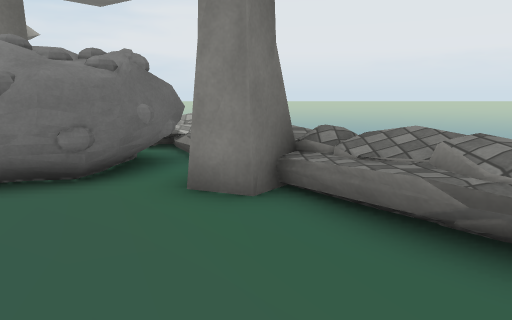
View 1 (above)

24 first-person views from a walk through a 3-D level made in the Unity game engine. The camera is 1.3 m above the floor, tilts 10° down and sees 70° across. The floor is counted in squares, 1 m on a side. Each view is taken from the middle of a square. On the plan, view 1 faces up. The plan holds only what a view shows up to about 15 squares ahead; the rest is blank. The place goes on beyond the plan. The player is left out. Some surface patterns are stand-ins.

View 2
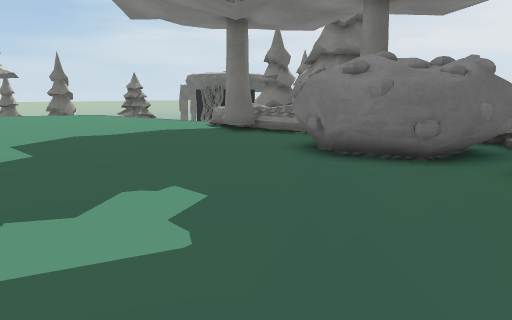

View 3
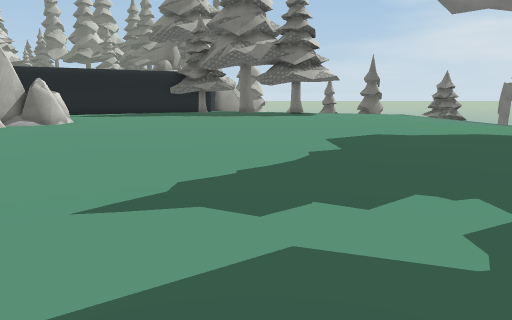

View 4
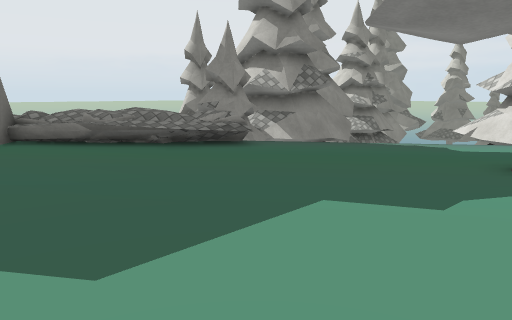

View 5
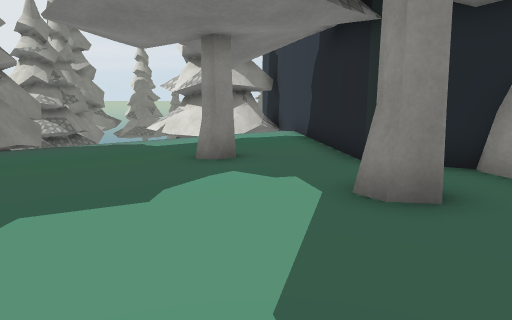

View 6
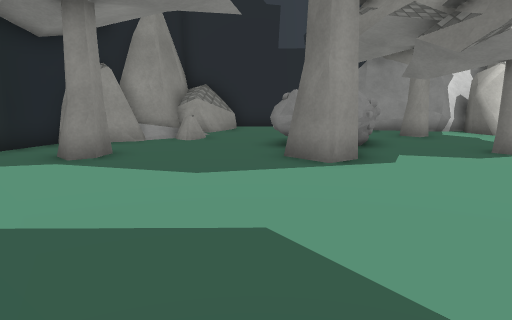

View 7
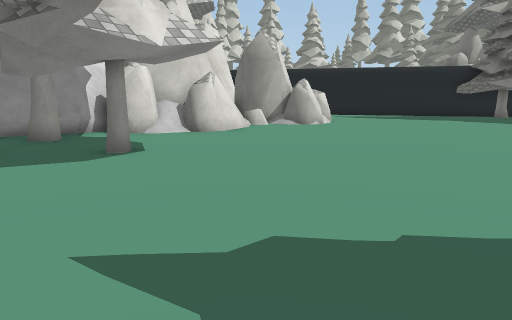

View 8
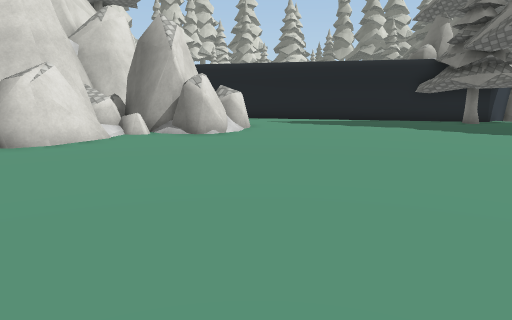

View 9
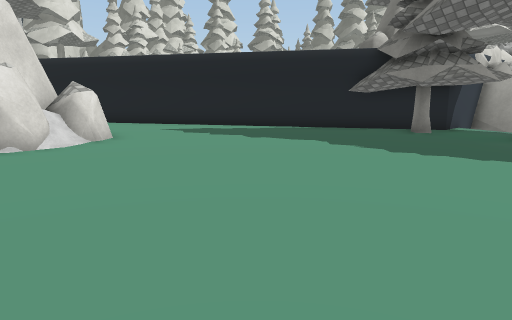

View 10
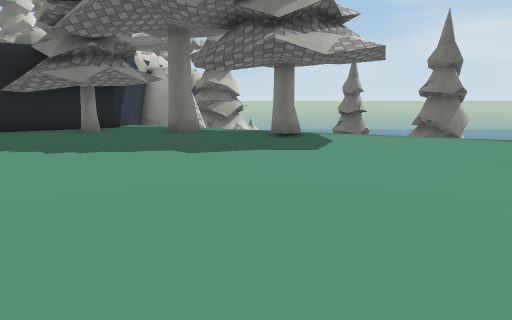

View 11
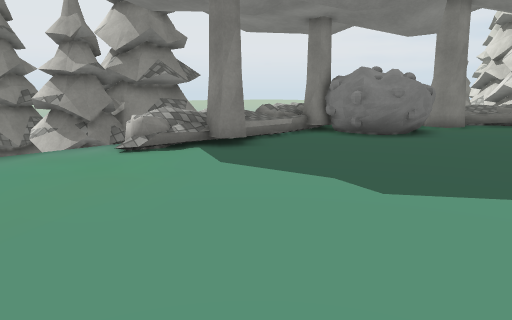

View 12
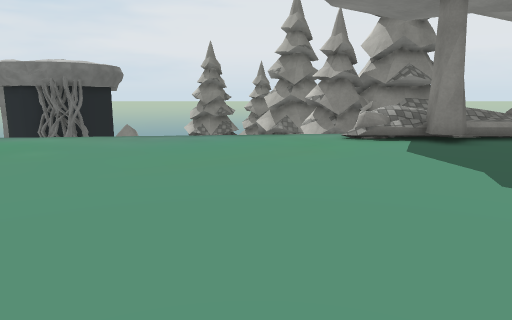

View 13
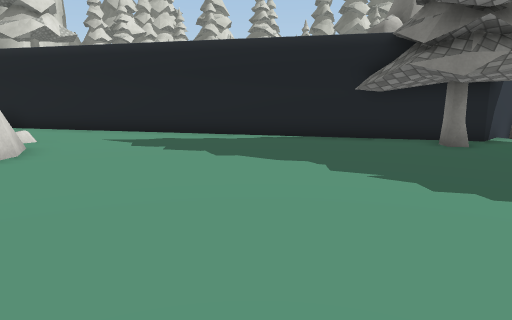

View 14
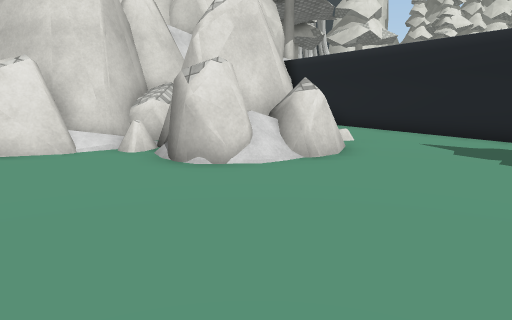

View 15
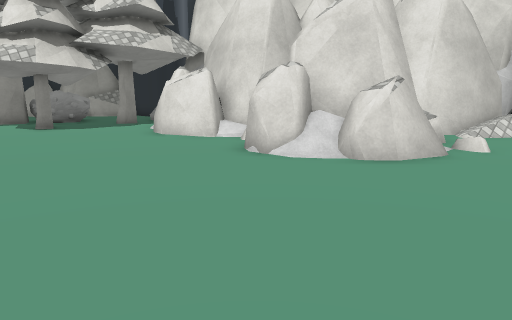

View 16
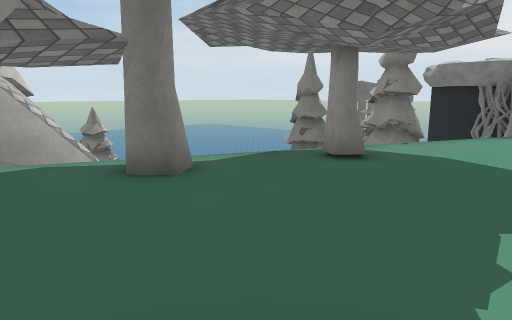

View 17
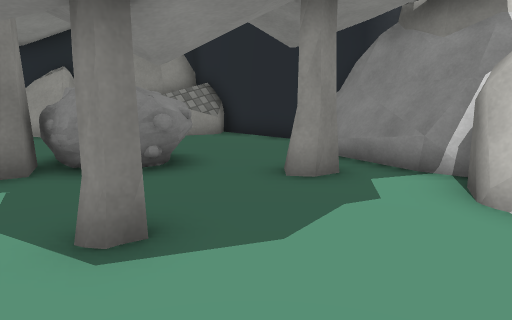

View 18
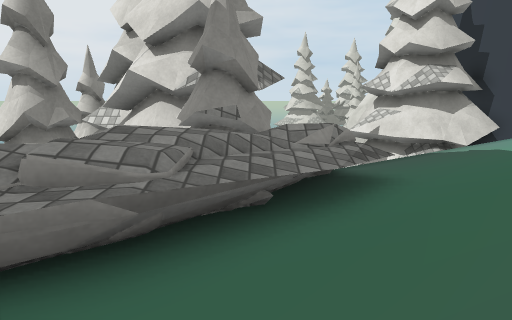

View 19
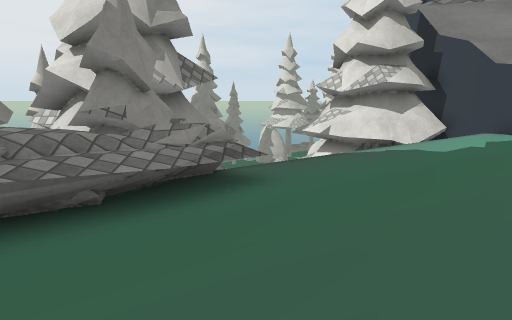

View 20
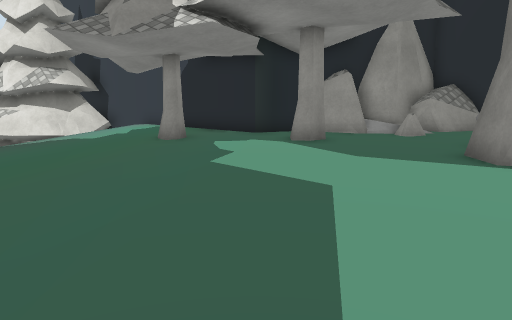

View 21
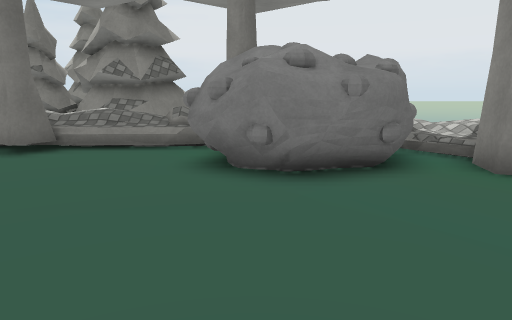

View 22
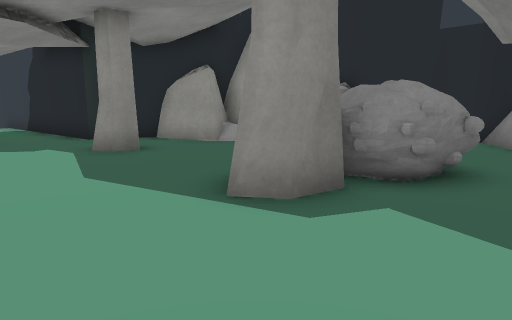

View 23
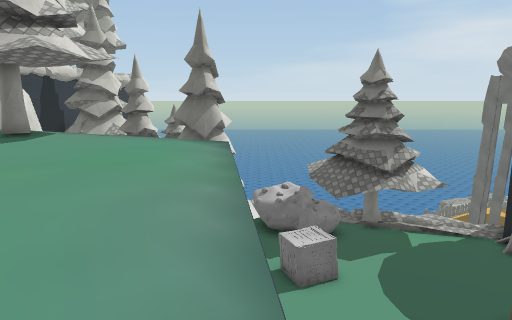

View 24
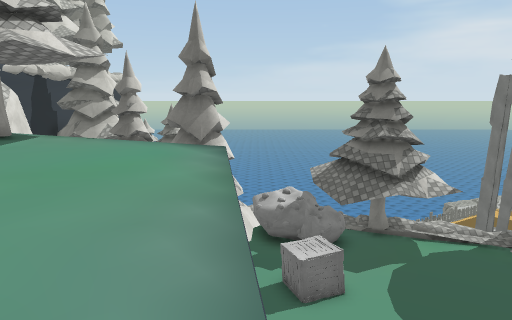

### Floor plan
Key: @ floor where view 1 was taken; # wall or solid block; . main floor; : floor 0.5 m higher than the main floor; - floor 0.5 m lower than the main floor; + floor 0.75 m higher than the main floor; / step, stairs or slope; = window, fence, low wall or low ledge; ^ raised ledge; v drop or lower ground; O other object.
Columns run from 32 left of view 1 to 14 right of it. Each row starts with its distance up from view 1.
 12    vvvvv          OOOOOOO
 11      vvv           OO O
 10   vvvvvv           v      ++ +:
  9   vvvvv   vvvvvv...v//////OO :.::        O
  8   v-v  ............./OO///OO OO::       OO   OO
  7   ##  v..............OO...OOOOO.::      OOO OOO
  6   v#v ....................OOOOOOO/       OO  O
  5  vv  v....................OOOO.OO//     OO
  4  ##  ............................///    OO
  3  vv v.............................///OO OOOO
  2     v.............................///vOOOOOOO
  1    v.#.............................//+    OO
  0    v............................@...//v
 -1    ....................................v
 -2 v v.....................................
 -3 v .#....................................v     O
 -4 vv.......................................v    O
 -5  v........................................   OO
 -6 #####.................................O....  OO
 -7   ##  .....................................v OO
 -8    #  ........................O.............vv#
 -9    ##....................O...OO...OO.########
-10     #....................O..OOO......#
-11     ##........=#............OOOO....##
-12      ##......####..###......OO ..=###
-13       #.....#####O=#####..O......=###
-14       ##....##  #.##  ##=........^##
-15        #.....#  #^#    ####=....=^#
-16        ##....#  #^#      ####...^^#
-17         #....#   ^#        #######
-18         ##...#
-19          ##.O#
-20           # O#
-21           ##v#
-22              #
-23             ##

Where each view was taken, in squares from view 1:
view 1: 0 up, 0 right, facing up
view 2: 2 down, 0 right, facing up-left
view 3: 2 down, 0 right, facing left
view 4: 7 down, 2 left, facing up-right
view 5: 7 down, 2 left, facing right
view 6: 1 down, 1 left, facing down
view 7: 1 down, 3 left, facing down-left
view 8: 1 down, 9 left, facing down-left
view 9: 1 down, 15 left, facing down-left
view 10: 0 up, 15 left, facing left
view 11: 0 up, 17 left, facing up-right
view 12: 3 down, 16 left, facing up
view 13: 3 down, 18 left, facing down-left
view 14: 4 down, 18 left, facing down
view 15: 5 down, 23 left, facing down-right
view 16: 6 down, 23 left, facing up-left
view 17: 8 down, 10 left, facing down-right
view 18: 2 up, 1 left, facing right
view 19: 0 up, 1 left, facing right
view 20: 0 up, 4 left, facing down-right
view 21: 1 down, 5 left, facing up
view 22: 5 down, 6 left, facing down-right
view 23: 9 up, 15 left, facing left
view 24: 9 up, 16 left, facing left
